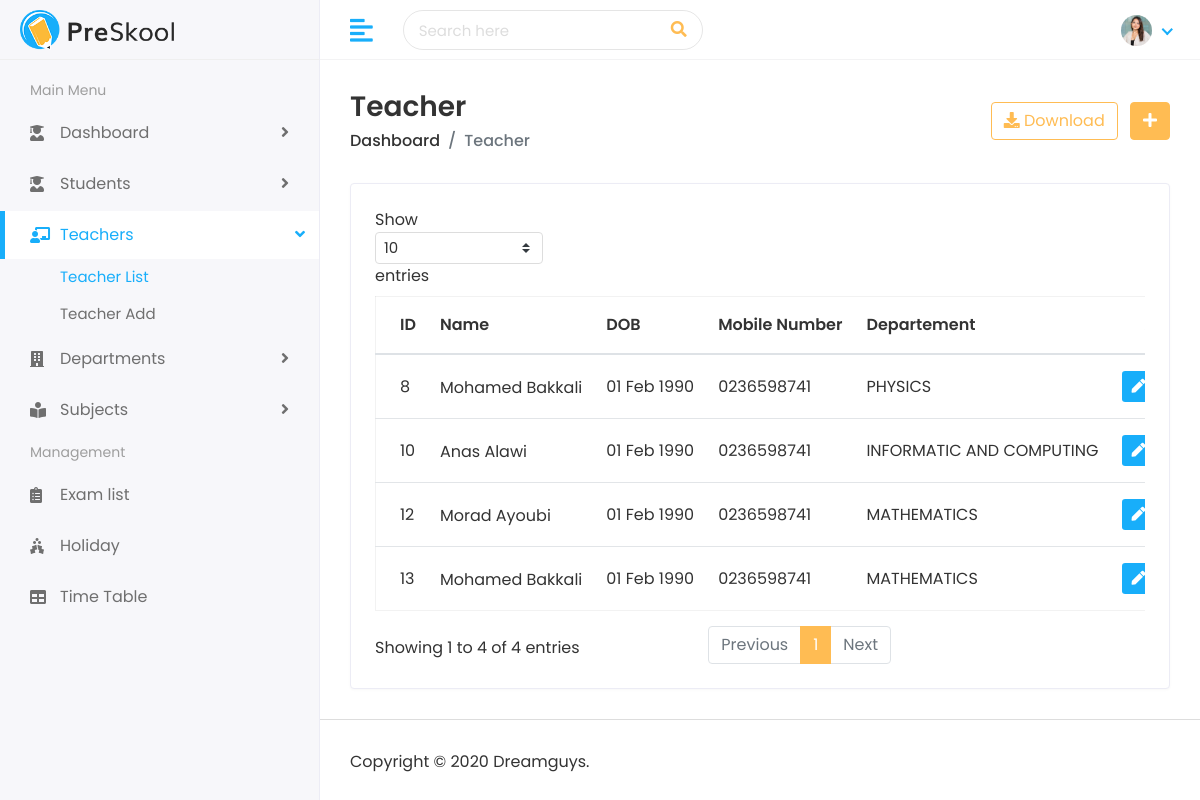
Screenshot of /teacher/teachers/ (signed in) with the database file from the repository.
### teacher/models.py (models this page shows, shortened)
class Teacher(models.Model):
    first_name = models.CharField(max_length=100)
    last_name = models.CharField(max_length=100)
    gender = models.CharField(max_length=10, choices=[('Male','Male'), ('Female','Female')])
    date_of_birth = models.DateField()
    joining_date = models.DateField()
    mobile_number = models.CharField(max_length=15)
    teacher_image = models.ImageField(upload_to='teachers/', blank=True)
    departement = models.ForeignKey(
        Departement,
        on_delete=models.SET_NULL,
        null=True,
        blank=True,
        related_name='teachers'
    )
    subjects = models.ManyToManyField(
        Subject,
        blank=True,
        related_name='teachers'
    )

### departement/models.py (models this page shows, shortened)
class Departement(models.Model):
    name = models.CharField(max_length=150, unique=True)
    code = models.CharField(max_length=10, unique=True)
    description = models.TextField(blank=True, null=True)
    created_at = models.DateField(auto_now_add=True)

### teacher/views.py (the view)
# urls.py: path('teachers/', views.teacher_list, name="teacher_list"),
@login_required
@user_passes_test(is_admin_or_teacher)
def teacher_list(request):
    teacher_list = Teacher.objects.all()
    context = {'teacher_list' : teacher_list}
    return render(request, 'teachers/teachers.html', context)

### teacher/views.py (called while the page is built)
def is_admin_or_teacher(user):
    return user.is_authenticated and (user.is_admin or user.is_teacher)

### templates/teachers/teachers.html (shortened to what this page needs)
{% extends 'Home/base.html' %}
{% load static %}
{% block body %}
         <div class="page-wrapper">
            <div class="content container-fluid">
               <div class="page-header">
                  <div class="row align-items-center">
                     <div class="col">
                        <h3 class="page-title">Teacher</h3>
                        <ul class="breadcrumb">
                           <li class="breadcrumb-item"><a href="{% url 'dashboard' %}">Dashboard</a></li>
                           <li class="breadcrumb-item active">Teacher</li>
                        </ul>
                     </div>
                     <div class="col-auto text-right float-right ml-auto">
                        <a href="#" class="btn btn-outline-primary mr-2"><i class="fas fa-download"></i> Download</a>
                        {% if request.user.is_admin %}
                        <a href="{% url 'add_teacher' %}" class="btn btn-primary"><i class="fas fa-plus"></i></a>
                        {% endif %}
                     </div>
                  </div>
               </div>
               <div class="row">
                  <div class="col-sm-12">
                     <div class="card card-table">
                        <div class="card-body">
                           <div class="table-responsive">
                              <table class="table table-hover table-center mb-0 datatable">
                                 <thead>
                                    <tr>
                                       <th>ID</th>
                                       <th>Name</th>
                                       <th>DOB</th>
                                       <th>Mobile Number</th>
                                       <th>Departement</th>
                                       {% if request.user.is_admin %}
                                       <th class="text-right">Action</th>
                                       {% endif %}
                                    </tr>
                                 </thead>
                                 <tbody>
                                    {% for teacher in teacher_list %}
                                    <tr>
                                       <td>{{ teacher.id}}</td>
                                       <td>
                                          <h2 class="table-avatar">
                                             <a href="{% url 'view_teacher' teacher.id %}">{{ teacher.first_name }} {{ teacher.last_name}}</a>
                                          </h2>
                                       </td>
                                       <td>{{ teacher.date_of_birth|date:"d M Y" }}</td>
                                       <td>{{ teacher.mobile_number }}</td>
                                       <td>{{ teacher.departement.name }}</td>
                                       <td class="text-right">
                                          {% if request.user.is_admin %}
                                          <div class="actions">
                                             <a href="{% url 'edit_teacher' teacher.id %}" class="btn btn-sm bg-success-light mr-2">
                                                 <i class="fas fa-pen"></i>
                                             </a>
                                         </div>
                                         {% endif %}
                                       </td>
                                    </tr>
                                    {% endfor %}
                                 </tbody>
                              </table>
                           </div>
                        </div>
                     </div>
                  </div>
               </div>
            </div>
            <footer>
               <p>Copyright © 2020 Dreamguys.</p>
            </footer>
         </div>
      </div>
   </body>
</html>
{% endblock %}

### static/assets/css/style.css (style rules this page uses)
html { height: 100%; }
body { background-color: #fff; color: #333; font-family: 'Poppins', sans-serif; font-size: 1rem; height: 100%; line-height: 1.5; overflow-x: hidden; }
h1, h2, h3, h4, h5, h6 { font-family: 'Poppins', sans-serif; margin-top: 0; }
a { color: #009ce7; }
input, button, a { transition: all 0.4s ease; -moz-transition: all 0.4s ease; -o-transition: all 0.4s ease; -ms-transition: all 0.4s ease; -webkit-transition: all 0.4s ease; }
ul, ol { padding: 0px; list-style: none; }
.table { color: #333; max-width: 100%; margin-bottom: 0; width: 100%; }
.table.dataTable { border-collapse: collapse !important; border: 1px solid rgba(0, 0, 0, 0.05); }
table.table td h2 { display: inline-block; font-size: inherit; font-weight: 400; margin: 0; padding: 0; vertical-align: middle; }
table.table td h2.table-avatar { align-items: center; display: inline-flex; font-size: inherit; font-weight: 400; margin: 0; padding: 0; vertical-align: middle; white-space: nowrap; }
table.table td h2 a { color: #333; }
.table thead tr th { font-weight: 600; }
.table tbody tr { border-bottom: 1px solid rgba(0, 0, 0, 0.05); }
.table.table-center td, .table.table-center th { vertical-align: middle; }
.card-table .card-body .table > thead > tr > th { border-top: 0; }
.card-table .card-body .table tr td:first-child, .card-table .card-body .table tr th:first-child { padding-left: 1.5rem; }
.card-table .card-body .table tr td:last-child, .card-table .card-body .table tr th:last-child { padding-right: 1.5rem; }
.card-table .table td, .card-table .table th { border-top: 1px solid #e2e5e8; padding: 1rem 0.75rem; white-space: nowrap; }
.btn-primary { background-color: #FFBC53; border: 1px solid #FFBC53; }
.btn-outline-primary { color: #FFBC53; border-color: #FFBC53; }
.card { border: 1px solid #ececf5; box-shadow: 0 1px 3px 0 rgba(0, 0, 0, 0.03); margin-bottom: 1.875rem; }
.card-body { padding: 1.5rem; }
.bg-success-light { background-color: #18aefa; color: #fff; }
footer { padding: 1.875rem 1.875rem; border-top: 1px solid #ddd; }
footer p { margin: 0px; }
.page-wrapper { margin-left: 320px; padding-top: 60px; position: relative; transition: all 0.4s ease; }
.page-wrapper > .content { padding: 1.875rem 1.875rem 0; }
.page-header { margin-bottom: 1.875rem; }
.page-header .breadcrumb { background-color: transparent; color: #6c757d; font-size: 1rem; font-weight: 500; margin-bottom: 0; padding: 0; }
.page-header .breadcrumb a { color: #333; }
.page-title { font-size: 28px; font-weight: 600; color: #333; margin-bottom: 5px; }

### rows the page displays
Teacher: id "8", first_name "Mohamed", last_name "Bakkali", date_of_birth "01 Feb 1990", mobile_number "0236598741", departement.name "PHYSICS"
Teacher: id "10", first_name "Anas", last_name "Alawi", date_of_birth "01 Feb 1990", mobile_number "0236598741", departement.name "INFORMATIC AND COMPUTING"
Teacher: id "12", first_name "Morad", last_name "Ayoubi", date_of_birth "01 Feb 1990", mobile_number "0236598741", departement.name "MATHEMATICS"
Teacher: id "13", first_name "Mohamed", last_name "Bakkali", date_of_birth "01 Feb 1990", mobile_number "0236598741", departement.name "MATHEMATICS"
